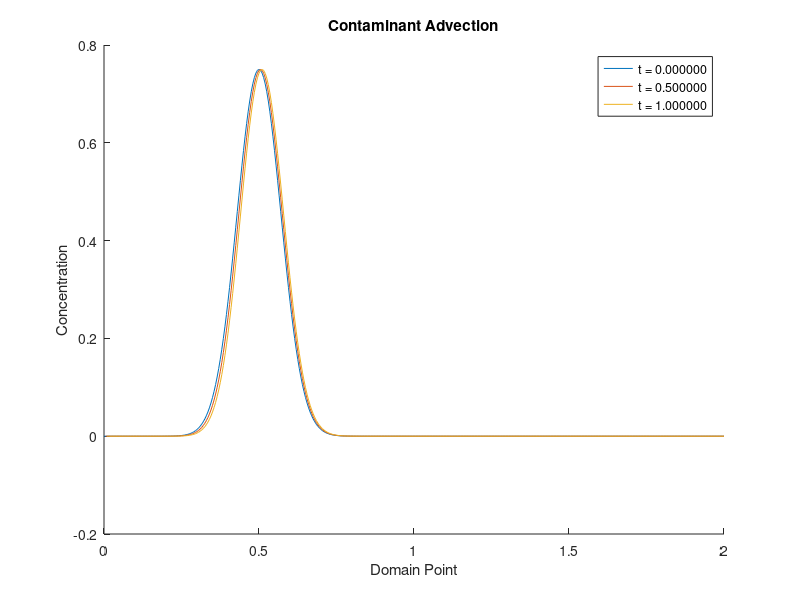

This chart was generated by the following MATLAB code:
function Advection()  
% -- PRELIMINARY SETUP --
        x_start = 0;
        x_step  = 0.005; % delta x
        x_end   = 2;
    
        t_start = 0;
        t_step = 0.5; % delta t
        t_end = 1;
        
        xVals = x_start : x_step : x_end;
        tVals = t_start : t_step : t_end;
        
        c = zeros(length(xVals), length(tVals));
        v = 1;
                       
        % c_t -> t = 0 (c_0)
        
        % Initial condition
        for x = 1 : length(xVals)
            c(x, 1) = 0.75 * exp(-((xVals(x) - 0.5)/0.1)^2);
        end
% ------------------------

        % Loop through all t (time) values
        for t = 1 : length(tVals)-1
            % Loop through all x (domain) values
            for x = 2 : length(xVals)
                % Calculate delta t over x * velocity values
                dt_x = v * (t_step / xVals(x));

                % Calculate the contamination value at the current position,
                % at the next time step
                c(x, t+1) = c(x, t) - dt_x * (c(x, t) - c(x-1, t));     
            end
            
            % Wrap back around to allow for matrix edges to be calculated
            dt_x = v * (t_step / xVals(1));
            c(1, t+1) = c(1, t) - dt_x * (c(1,t) - c(length(xVals), t));
        end

        % Plot results from previous calculations
        plotResults(c, xVals, tVals);
end

    function plotResults(c, xVals, tVals)
        figure();        
        
        title('Contaminant Advection');
        xlabel('Domain Point'); 
        ylabel('Concentration'); 

        hold on;
        
        for t = 1 : length(tVals)
            plot(xVals, c(:, t));
        end

        legend(cellstr(num2str(tVals', 't = %f')));
        
        hold off;
    end
